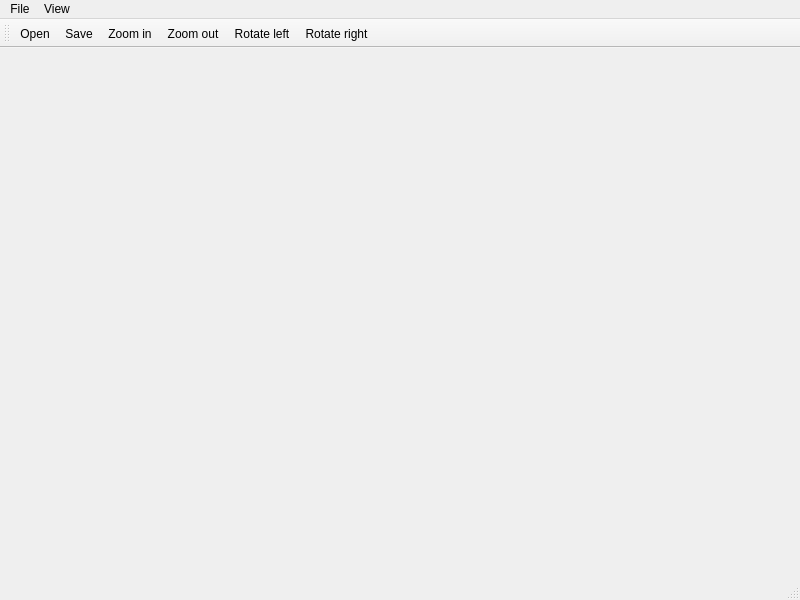
<?xml version="1.0" encoding="UTF-8"?>
<ui version="4.0">
 <class>MainWindow</class>
 <widget class="QMainWindow" name="MainWindow">
  <property name="geometry">
   <rect>
    <x>0</x>
    <y>0</y>
    <width>800</width>
    <height>600</height>
   </rect>
  </property>
  <property name="windowTitle">
   <string>MainWindow</string>
  </property>
  <widget class="QWidget" name="centralwidget"/>
  <widget class="QMenuBar" name="menubar">
   <property name="geometry">
    <rect>
     <x>0</x>
     <y>0</y>
     <width>800</width>
     <height>23</height>
    </rect>
   </property>
   <widget class="QMenu" name="menuopen">
    <property name="title">
     <string>File</string>
    </property>
    <addaction name="actionOpen"/>
    <addaction name="actionSave"/>
   </widget>
   <widget class="QMenu" name="menuView">
    <property name="title">
     <string>View</string>
    </property>
    <addaction name="actionZoom_in"/>
    <addaction name="actionZoom_out"/>
    <addaction name="actionRotate_left"/>
    <addaction name="actionRotate_right"/>
   </widget>
   <addaction name="menuopen"/>
   <addaction name="menuView"/>
  </widget>
  <widget class="QStatusBar" name="statusbar"/>
  <widget class="QToolBar" name="toolBar">
   <property name="windowTitle">
    <string>toolBar</string>
   </property>
   <attribute name="toolBarArea">
    <enum>TopToolBarArea</enum>
   </attribute>
   <attribute name="toolBarBreak">
    <bool>false</bool>
   </attribute>
   <addaction name="actionOpen"/>
   <addaction name="actionSave"/>
   <addaction name="actionZoom_in"/>
   <addaction name="actionZoom_out"/>
   <addaction name="actionRotate_left"/>
   <addaction name="actionRotate_right"/>
  </widget>
  <action name="actionOpen">
   <property name="icon">
    <iconset>
     <normaloff>:/icons/open.png</normaloff>:/icons/open.png</iconset>
   </property>
   <property name="text">
    <string>Open</string>
   </property>
  </action>
  <action name="actionSave">
   <property name="icon">
    <iconset>
     <normaloff>:/icons/Save.png</normaloff>:/icons/Save.png</iconset>
   </property>
   <property name="text">
    <string>Save</string>
   </property>
  </action>
  <action name="actionZoom_in">
   <property name="icon">
    <iconset>
     <normaloff>:/icons/zoom-in.png</normaloff>:/icons/zoom-in.png</iconset>
   </property>
   <property name="text">
    <string>Zoom in</string>
   </property>
  </action>
  <action name="actionZoom_out">
   <property name="icon">
    <iconset>
     <normaloff>:/icons/zoom_out.png</normaloff>:/icons/zoom_out.png</iconset>
   </property>
   <property name="text">
    <string>Zoom out</string>
   </property>
  </action>
  <action name="actionRotate_left">
   <property name="icon">
    <iconset>
     <normaloff>:/icons/rotate_left.png</normaloff>:/iconsrotate_left.png</iconset>
   </property>
   <property name="text">
    <string>Rotate left</string>
   </property>
  </action>
  <action name="actionRotate_right">
   <property name="icon">
    <iconset>
     <normaloff>:/icons/rotate_right.png</normaloff>:/icons/rotate_right.png</iconset>
   </property>
   <property name="text">
    <string>Rotate right</string>
   </property>
  </action>
 </widget>
 <resources/>
 <connections/>
</ui>
